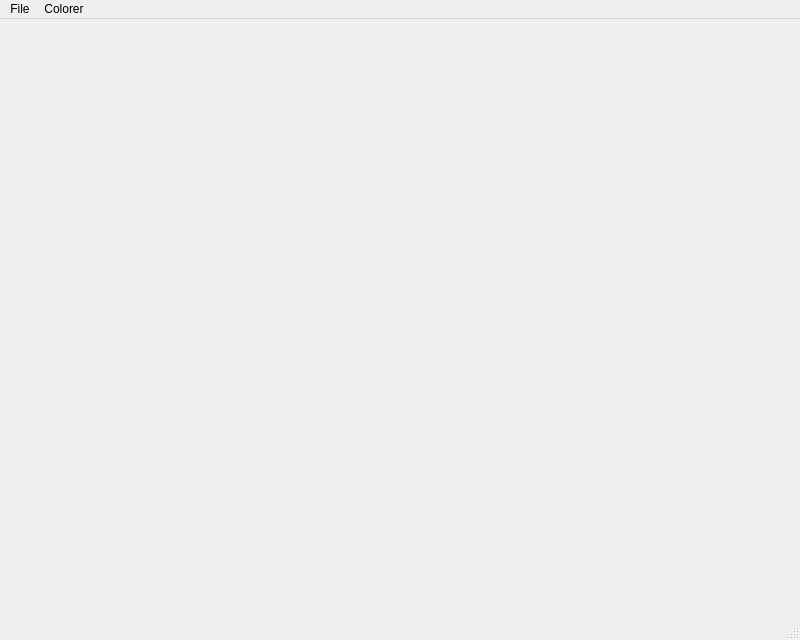
<?xml version="1.0" encoding="UTF-8"?>
<ui version="4.0">
 <class>MainWindow</class>
 <widget class="QMainWindow" name="MainWindow">
  <property name="geometry">
   <rect>
    <x>0</x>
    <y>0</y>
    <width>800</width>
    <height>640</height>
   </rect>
  </property>
  <property name="sizePolicy">
   <sizepolicy hsizetype="Fixed" vsizetype="Fixed">
    <horstretch>0</horstretch>
    <verstretch>0</verstretch>
   </sizepolicy>
  </property>
  <property name="minimumSize">
   <size>
    <width>800</width>
    <height>640</height>
   </size>
  </property>
  <property name="maximumSize">
   <size>
    <width>800</width>
    <height>640</height>
   </size>
  </property>
  <property name="windowTitle">
   <string>covc</string>
  </property>
  <widget class="QWidget" name="centralWidget">
   <widget class="QWidget" name="horizontalLayoutWidget">
    <property name="geometry">
     <rect>
      <x>0</x>
      <y>0</y>
      <width>801</width>
      <height>601</height>
     </rect>
    </property>
    <layout class="QHBoxLayout" name="horizontalLayout">
     <property name="sizeConstraint">
      <enum>QLayout::SetMaximumSize</enum>
     </property>
    </layout>
   </widget>
  </widget>
  <widget class="QMenuBar" name="menuBar">
   <property name="geometry">
    <rect>
     <x>0</x>
     <y>0</y>
     <width>800</width>
     <height>19</height>
    </rect>
   </property>
   <widget class="QMenu" name="menuSave">
    <property name="title">
     <string>File</string>
    </property>
    <addaction name="actionSave_metafile"/>
    <addaction name="actionLoad_metafile"/>
    <addaction name="actionAdd_image"/>
    <addaction name="actionQuit"/>
   </widget>
   <widget class="QMenu" name="menuCalculate">
    <property name="title">
     <string>Colorer</string>
    </property>
    <addaction name="actionRun"/>
   </widget>
   <addaction name="menuSave"/>
   <addaction name="menuCalculate"/>
  </widget>
  <widget class="QStatusBar" name="statusBar"/>
  <action name="actionSave_metafile">
   <property name="text">
    <string>Save metafile</string>
   </property>
   <property name="toolTip">
    <string>Save</string>
   </property>
  </action>
  <action name="actionLoad_metafile">
   <property name="text">
    <string>Load metafile</string>
   </property>
  </action>
  <action name="actionAdd_image">
   <property name="text">
    <string>Add image</string>
   </property>
  </action>
  <action name="actionRun">
   <property name="text">
    <string>Run</string>
   </property>
  </action>
  <action name="actionQuit">
   <property name="text">
    <string>Quit</string>
   </property>
  </action>
 </widget>
 <layoutdefault spacing="6" margin="11"/>
 <resources/>
 <connections>
  <connection>
   <sender>actionQuit</sender>
   <signal>triggered()</signal>
   <receiver>MainWindow</receiver>
   <slot>close()</slot>
   <hints>
    <hint type="sourcelabel">
     <x>-1</x>
     <y>-1</y>
    </hint>
    <hint type="destinationlabel">
     <x>399</x>
     <y>319</y>
    </hint>
   </hints>
  </connection>
 </connections>
</ui>
